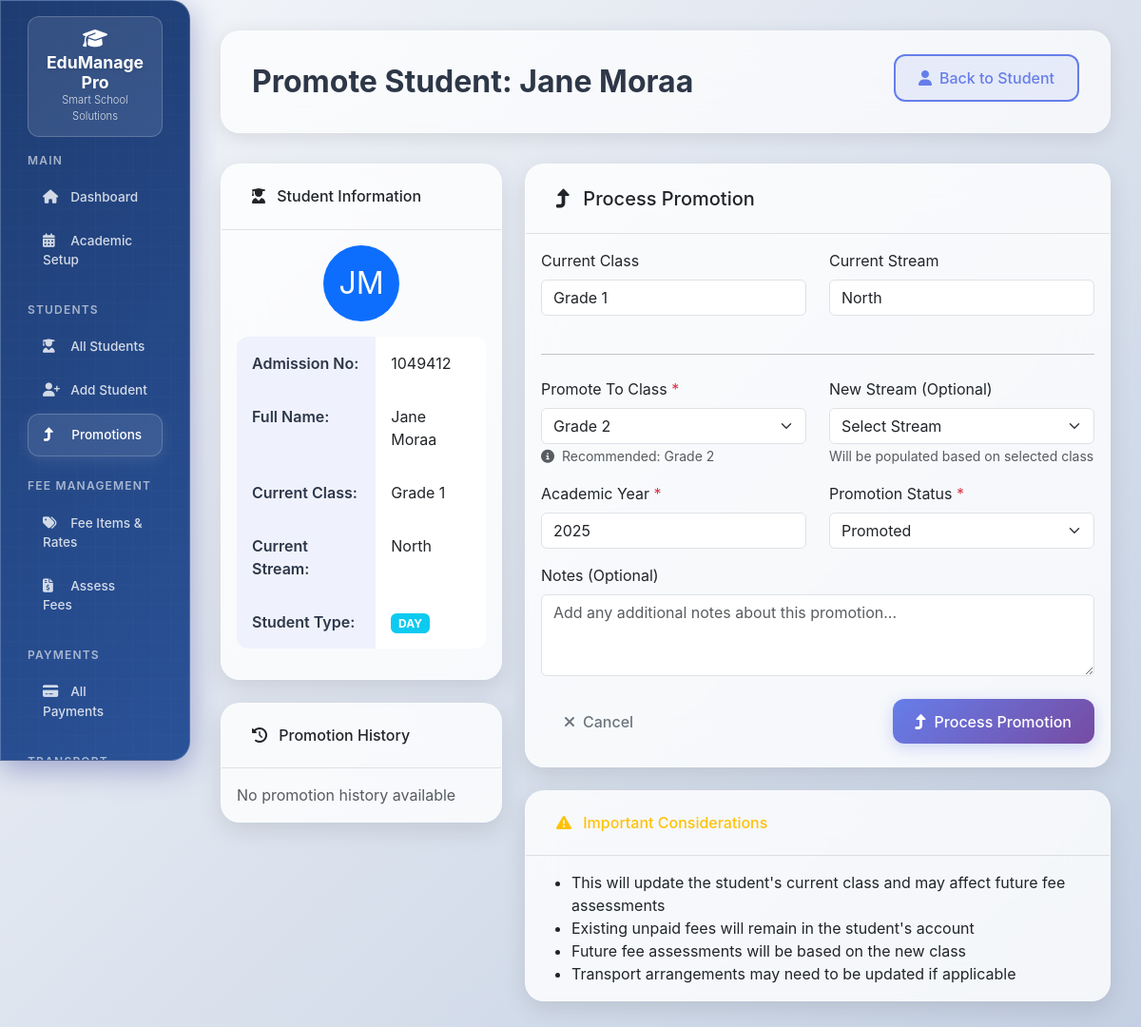
Screenshot of /promotions/individual/1 (signed in) with the database file from the repository.
### models.py (models this page shows, shortened)
class Student(db.Model):
    __tablename__ = "students"
    id = db.Column(db.Integer, primary_key=True)
    admission_no = db.Column(db.String(20), unique=True, nullable=False)
    first_name = db.Column(db.String(100), nullable=False)
    last_name = db.Column(db.String(100), nullable=False)
    date_of_birth = db.Column(db.Date)
    class_id = db.Column(db.Integer, db.ForeignKey("classes.id"), nullable=False)
    stream_id = db.Column(db.Integer, db.ForeignKey("streams.id"))
    student_type = db.Column(db.Enum(StudentType), nullable=False)
    parent_name = db.Column(db.String(100))
    parent_phone = db.Column(db.String(20))
    parent_email = db.Column(db.String(100))
    vehicle_id = db.Column(db.Integer, db.ForeignKey("vehicles.id"))
    transport_distance_km = db.Column(db.Numeric(6, 2))  # Distance from school
    is_active = db.Column(db.Boolean, default=True)
    admission_date = db.Column(db.Date, default=date.today)
    class_obj = db.relationship("Class", backref="students")
    stream = db.relationship("Stream", back_populates="students")
    vehicle = db.relationship("Vehicle", back_populates="students")
    @property
    def full_name(self):
        return f"{self.first_name} {self.last_name}"

class Class(db.Model):
    __tablename__ = "classes"
    id = db.Column(db.Integer, primary_key=True)
    name = db.Column(db.String(50), nullable=False, unique=True)  # "Form 1", "Grade 8"
    level = db.Column(db.String(20))  # "Primary", "Secondary"
    next_class_id = db.Column(db.Integer, db.ForeignKey("classes.id"))  # For automatic promotion
    next_class = db.relationship("Class", remote_side=[id])
    streams = db.relationship("Stream", back_populates="class_obj", cascade="all, delete-orphan")

class Stream(db.Model):
    __tablename__ = "streams"
    id = db.Column(db.Integer, primary_key=True)
    class_id = db.Column(db.Integer, db.ForeignKey("classes.id"), nullable=False)
    name = db.Column(db.String(10), nullable=False)  # "A", "B", "C"
    capacity = db.Column(db.Integer, default=40)
    class_obj = db.relationship("Class", back_populates="streams")
    students = db.relationship("Student", back_populates="stream")
    __table_args__ = (db.UniqueConstraint("class_id", "name", name="unique_class_stream"),)

class AcademicYear(db.Model):
    __tablename__ = "academic_years"
    id = db.Column(db.Integer, primary_key=True)
    year = db.Column(db.Integer, unique=True, nullable=False)  # e.g., 2024
    start_date = db.Column(db.Date, nullable=False)
    end_date = db.Column(db.Date, nullable=False)
    is_current = db.Column(db.Boolean, default=False)

### app.py (the view, shortened to what this page needs)
@app.route('/promotions/individual/<int:student_id>', methods=['GET', 'POST'])
@login_required
def individual_promotion(student_id):
    student = Student.query.get_or_404(student_id)
    classes = Class.query.all()
    current_year = AcademicYear.query.filter_by(is_current=True).first()
    return render_template('promotions/individual.html',
                           student=student,
                           classes=classes,
                           current_year=current_year)

### app.py (called while the page is built)
@app.context_processor
def inject_common_vars():
    return {
        'date': date,
        'datetime': datetime,
        'Decimal': Decimal,
        'today': date.today(),  # Current date
        'now': datetime.now()   # Current datetime
    }

@app.context_processor
def inject_enums():
    return {
        'StudentType': StudentType,
        'UserRole': UserRole,
        'PaymentMode': PaymentMode,
        'FeeScope': FeeScope,
        'PromotionStatus': PromotionStatus
    }

@login_manager.user_loader
def load_user(user_id):
    return User.query.get(int(user_id))

### Templates/promotions/individual.html (shortened to what this page needs)
{% extends "base.html" %}
{% block page_title %}Promote Student: {{ student.full_name }}{% endblock %}
{% block page_actions %}
<a href="{{ url_for('student_detail', student_id=student.id) }}" class="btn btn-outline-primary">
    <i class="fas fa-user me-2"></i>Back to Student
</a>
{% endblock %}
{% block content %}
<div class="row">
    <div class="col-md-4">
        <div class="card">
            <div class="card-header">
                <h6 class="mb-0">
                    <i class="fas fa-user-graduate me-2"></i>
                    Student Information
                </h6>
            </div>
            <div class="card-body">
                <div class="text-center mb-3">
                    <div class="rounded-circle bg-primary text-white d-inline-flex align-items-center justify-content-center"
                         style="width: 80px; height: 80px; font-size: 2rem;">
                        {{ student.first_name[0] }}{{ student.last_name[0] }}
                    </div>
                </div>
                <table class="table table-sm table-borderless">
                    <tr>
                        <th>Admission No:</th>
                        <td>{{ student.admission_no }}</td>
                    </tr>
                    <tr>
                        <th>Full Name:</th>
                        <td>{{ student.full_name }}</td>
                    </tr>
                    <tr>
                        <th>Current Class:</th>
                        <td>{{ student.class_obj.name }}</td>
                    </tr>
                    <tr>
                        <th>Current Stream:</th>
                        <td>{{ student.stream.name if student.stream else 'N/A' }}</td>
                    </tr>
                    <tr>
                        <th>Student Type:</th>
                        <td>
                            <span class="badge bg-{{ 'success' if student.student_type.value == 'BOARDER' else 'info' }}">
                                {{ student.student_type.value }}
                            </span>
                        </td>
                    </tr>
                </table>
            </div>
        </div>
        <div class="card mt-4">
            <div class="card-header">
                <h6 class="mb-0">
                    <i class="fas fa-history me-2"></i>
                    Promotion History
                </h6>
            </div>
            <div class="card-body">
                {% if student.promotions %}
                    <div class="list-group list-group-flush">
                        {% for promotion in student.promotions[-3:] %}
                            <div class="list-group-item px-0">
                                <div class="d-flex justify-content-between">
                                    <span class="fw-bold">{{ promotion.academic_year }}</span>
                                    <span class="badge bg-{{ 'success' if promotion.status.value == 'PROMOTED' else 'warning' }}">
                                        {{ promotion.status.value }}
                                    </span>
                                </div>
                                <small class="text-muted">
                                    {{ promotion.from_class.name }} → {{ promotion.to_class.name }}
                                </small>
                            </div>
                        {% endfor %}
                    </div>
                {% else %}
                    <p class="text-muted mb-0">No promotion history available</p>
                {% endif %}
            </div>
        </div>
    </div>
    <div class="col-md-8">
        <div class="card">
            <div class="card-header">
                <h5 class="mb-0">
                    <i class="fas fa-level-up-alt me-2"></i>
                    Process Promotion
                </h5>
            </div>
            <div class="card-body">
                <form method="POST">
                    <div class="row">
                        <div class="col-md-6">
                            <div class="mb-3">
                                <label class="form-label">Current Class</label>
                                <input type="text"
                                       class="form-control"
                                       value="{{ student.class_obj.name }}"
                                       readonly>
                            </div>
                        </div>
                        <div class="col-md-6">
                            <div class="mb-3">
                                <label class="form-label">Current Stream</label>
                                <input type="text"
                                       class="form-control"
                                       value="{{ student.stream.name if student.stream else 'N/A' }}"
                                       readonly>
                            </div>
                        </div>
                    </div>
                    <hr class="my-4">
                    <div class="row">
                        <div class="col-md-6">
                            <div class="mb-3">
                                <label for="to_class_id" class="form-label">Promote To Class <span class="text-danger">*</span></label>
                                <select class="form-select" id="to_class_id" name="to_class_id" required>
                                    {% for class in classes %}
                                        {% if class.id != student.class_id %}
                                            <option value="{{ class.id }}"
                                                    {% if student.class_obj.next_class_id == class.id %}selected{% endif %}>
                                                {{ class.name }}
                                            </option>
                                        {% endif %}
                                    {% endfor %}
                                </select>
                                {% if student.class_obj.next_class %}
                                    <small class="text-muted">
                                        <i class="fas fa-info-circle me-1"></i>
                                        Recommended: {{ student.class_obj.next_class.name }}
                                    </small>
                                {% endif %}
                            </div>
                        </div>
                        <div class="col-md-6">
                            <div class="mb-3">
                                <label for="to_stream_id" class="form-label">New Stream (Optional)</label>
                                <select class="form-select" id="to_stream_id" name="to_stream_id">
                                    <option value="">Select Stream</option>
                                </select>
                                <small class="text-muted">Will be populated based on selected class</small>
                            </div>
                        </div>
                    </div>
                    <div class="row">
                        <div class="col-md-6">
                            <div class="mb-3">
                                <label for="academic_year" class="form-label">Academic Year <span class="text-danger">*</span></label>
                                <input type="number"
                                       class="form-control"
                                       id="academic_year"
                                       name="academic_year"
                                       value="{{ current_year.year if current_year else '' }}"
                                       min="2020"
                                       max="2050"
                                       required>
                            </div>
                        </div>
                        <div class="col-md-6">
                            <div class="mb-3">
                                <label for="status" class="form-label">Promotion Status <span class="text-danger">*</span></label>
                                <select class="form-select" id="status" name="status" required>
                                    <option value="PROMOTED">Promoted</option>
                                </select>
                            </div>
                        </div>
                    </div>
                    <div class="mb-4">
                        <label for="notes" class="form-label">Notes (Optional)</label>
                        <textarea class="form-control"
                                  id="notes"
                                  name="notes"
                                  rows="3"
                                  placeholder="Add any additional notes about this promotion..."></textarea>
                    </div>
                    <div class="d-flex justify-content-between">
                        <a href="{{ url_for('student_detail', student_id=student.id) }}" class="btn btn-outline-secondary">
                            <i class="fas fa-times me-2"></i>Cancel
                        </a>
                        <button type="submit" class="btn btn-primary">
                            <i class="fas fa-level-up-alt me-2"></i>Process Promotion
                        </button>
                    </div>
                </form>
            </div>
        </div>
        <div class="card mt-4">
            <div class="card-header">
                <h6 class="mb-0 text-warning">
                    <i class="fas fa-exclamation-triangle me-2"></i>
                    Important Considerations
                </h6>
            </div>
            <div class="card-body">
                <ul class="mb-0">
                    <li>This will update the student's current class and may affect future fee assessments</li>
                    <li>Existing unpaid fees will remain in the student's account</li>
                    <li>Future fee assessments will be based on the new class</li>
                    <li>Transport arrangements may need to be updated if applicable</li>
                </ul>
            </div>
        </div>
    </div>
</div>
{% endblock %}

### Templates/base.html (style rules this page uses)
:root { --primary-gradient: linear-gradient(135deg, #667eea 0%, #764ba2 100%); --modern-gradient: linear-gradient(135deg, #1e3c72 0%, #2a5298 100%); --glass-bg: rgba(255, 255, 255, 0.1); --glass-border: rgba(255, 255, 255, 0.2); --shadow-light: 0 8px 32px rgba(31, 38, 135, 0.37); --shadow-hover: 0 15px 35px rgba(31, 38, 135, 0.5); --border-radius: 20px; --border-radius-small: 12px; --transition: all 0.2s ease; }
body { font-family: 'Inter', -apple-system, BlinkMacSystemFont, 'Segoe UI', sans-serif; background: linear-gradient(135deg, #f5f7fa 0%, #c3cfe2 100%); min-height: 100vh; }
.card { background: rgba(255, 255, 255, 0.8); backdrop-filter: blur(20px); border: 1px solid rgba(255, 255, 255, 0.3); border-radius: var(--border-radius); box-shadow: 0 8px 25px rgba(0, 0, 0, 0.1); transition: var(--transition); margin-bottom: 1.5rem; }
.card-header { background: transparent; border-bottom: 1px solid rgba(0, 0, 0, 0.1); border-radius: var(--border-radius) var(--border-radius) 0 0 !important; padding: 1.5rem 2rem; font-weight: 600; }
.btn { border-radius: var(--border-radius-small); font-weight: 500; transition: var(--transition); border: none; padding: 0.7rem 1.5rem; margin-right: 0.5rem; margin-bottom: 0.5rem; }
.btn:last-child { margin-right: 0; }
.btn-primary { background: linear-gradient(135deg, #667eea 0%, #764ba2 100%); color: white; box-shadow: 0 4px 15px rgba(102, 126, 234, 0.3); }
.btn-outline-primary { border: 2px solid #667eea; color: #667eea; background: rgba(102, 126, 234, 0.1); }
.table { background: rgba(255, 255, 255, 0.9); border-radius: var(--border-radius-small); overflow: hidden; }
.table th { border-top: none; font-weight: 600; color: #2d3748; background: rgba(102, 126, 234, 0.1); padding: 1rem; }
.table td { padding: 1rem; border-color: rgba(0, 0, 0, 0.05); }

### rows the page displays
Student: full_name "Jane Moraa", first_name "J", last_name "M", admission_no "1049412", student_type.value "DAY"
Class: class_obj.name "Grade 1", to_class_id "Grade 2"
Stream: stream "North"
Class: class_obj.next_class.name "Grade 2"
AcademicYear: academic_year "2025"
